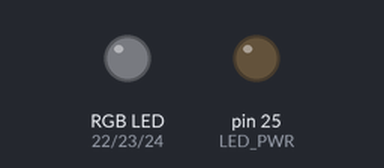
A sketch run on a simulated Arduino Mega 2560, built with avr-gcc and run on an emulated ATmega2560. On the bench: an RGB LED mixed from three pins (HIGH = lit), output pins drawn as LEDs (lit = HIGH).

Above: at 1.5 s.
At 3.5 s:
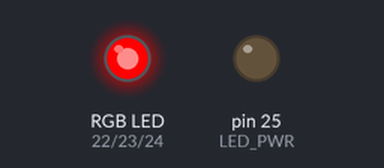
At 4.5 s:
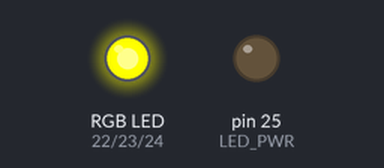
At 5.5 s:
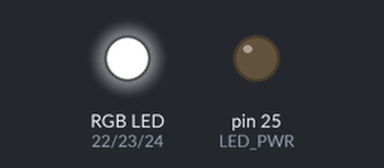
At 6.5 s:
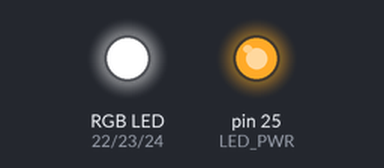
At 9.5 s:
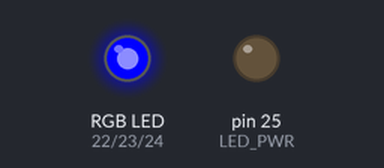
Timing chart, 0 to 10.4 s (numbered marks = the images above):
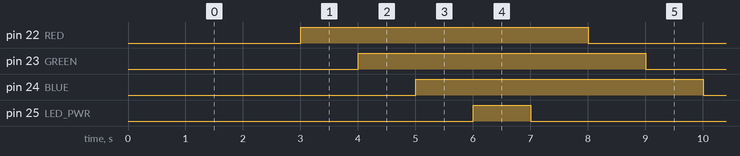

The sketch:

RGB_arduino_nano.ino
```cpp
#define RED 22
#define BLUE 24
#define GREEN 23
#define LED_PWR 25

//initialise the digit Pin as an output
void setup(){
  pinMode(RED,OUTPUT);
  pinMode(BLUE,OUTPUT);
  pinMode(GREEN,OUTPUT);
  pinMode(LED_PWR,OUTPUT);
}

void loop(){
  digitalWrite(RED,LOW);
  delay(1000);
  digitalWrite(GREEN,LOW);
  delay(1000);
  digitalWrite(BLUE,LOW);
  delay(1000);
  digitalWrite(RED,HIGH);
  delay(1000);
  digitalWrite(GREEN,HIGH);
  delay(1000);
  digitalWrite(BLUE,HIGH);
  delay(1000);
  digitalWrite(LED_PWR,HIGH);
  delay(1000);
  digitalWrite(LED_PWR,LOW);
  delay(1000);

}
```

Measured:
- by itself, pin 22 (RED), pin 23 (GREEN), pin 24 (BLUE): alternates HIGH for 5.0 s and LOW for 3.0 s
- by itself, pin 25 (LED_PWR): alternates HIGH for 1.0 s and LOW for 7.0 s
- by itself, everything shown: repeats every 8.0 s, in 8 steps
